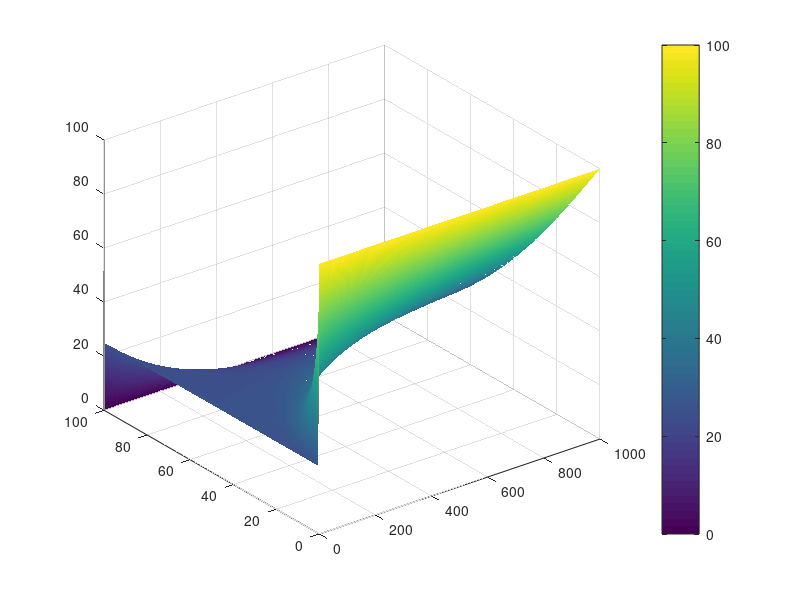
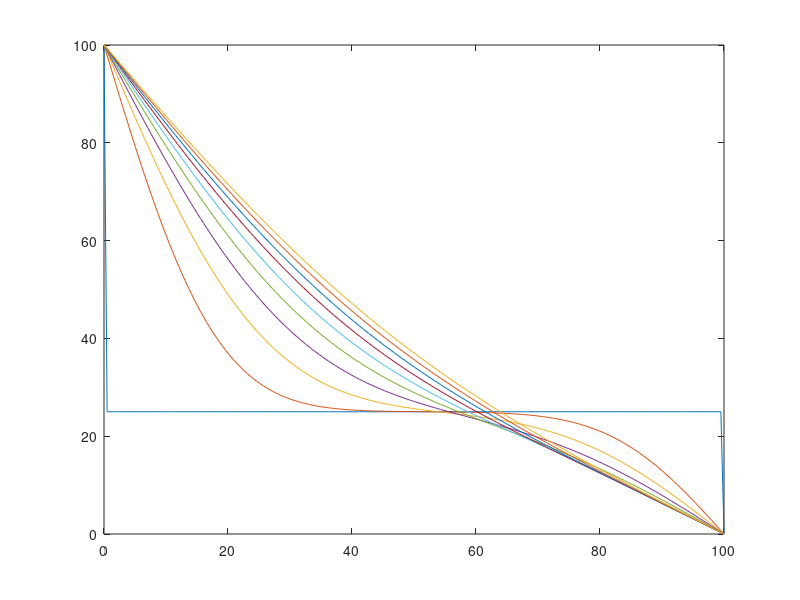

Recreate these plots in MATLAB, in order.
clear
clc

t = 1000;
L = 100;
alpha = 1;
u0 = 25;
ul = 100;
ur = 0;

nx = 200;
deltax = L/nx;
deltat = 1/2*deltax^2/alpha;
nt = fix(t/deltat);

% Solution of differential equation
rx = alpha*deltat/deltax^2;
u(1:nx,1:nt) = u0;
u(1,1:nt) = ul;
u(nx,1:nt) = ur;
for n = 1:nt-1
    for i = 2:nx-1
        u(i,n+1) = rx*(u(i+1,n) + u(i-1,n)) + (1-2*rx)*u(i,n);
    end
end

t = linspace(0,t,nt);
x = linspace(0,L,nx);

figure
s = surf(t,x,u,'FaceColor','interp','EdgeColor','none','FaceLighting','phong');
colorbar

figure
plot(x,u(:,1:nt/10:nt));
